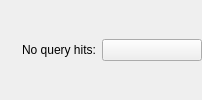
        <widget class="QWidget" name="widget_21" native="true">
         <layout class="QGridLayout" name="gridLayout_14">
          <property name="leftMargin">
           <number>0</number>
          </property>
          <property name="topMargin">
           <number>0</number>
          </property>
          <property name="rightMargin">
           <number>0</number>
          </property>
          <property name="bottomMargin">
           <number>0</number>
          </property>
          <item row="0" column="1">
           <widget class="InfoTextWidget" name="noHitsColourInfoText" native="true">
            <property name="sizePolicy">
             <sizepolicy hsizetype="Fixed" vsizetype="Fixed">
              <horstretch>0</horstretch>
              <verstretch>0</verstretch>
             </sizepolicy>
            </property>
            <property name="minimumSize">
             <size>
              <width>16</width>
              <height>16</height>
             </size>
            </property>
            <property name="toolTip">
             <string>This colour is used for nodes (and regions of nodes) that do not have any query-hit annotations.</string>
            </property>
           </widget>
          </item>
          <item row="0" column="3">
           <widget class="ColourButton" name="noHitsColourButton">
            <property name="minimumSize">
             <size>
              <width>100</width>
              <height>0</height>
             </size>
            </property>
            <property name="focusPolicy">
             <enum>Qt::StrongFocus</enum>
            </property>
            <property name="text">
             <string/>
            </property>
           </widget>
          </item>
          <item row="0" column="4">
           <spacer name="horizontalSpacer_17">
            <property name="orientation">
             <enum>Qt::Horizontal</enum>
            </property>
            <property name="sizeType">
             <enum>QSizePolicy::Expanding</enum>
            </property>
            <property name="sizeHint" stdset="0">
             <size>
              <width>0</width>
              <height>20</height>
             </size>
            </property>
           </spacer>
          </item>
          <item row="0" column="2">
           <widget class="QLabel" name="label_32">
            <property name="sizePolicy">
             <sizepolicy hsizetype="Minimum" vsizetype="Preferred">
              <horstretch>0</horstretch>
              <verstretch>0</verstretch>
             </sizepolicy>
            </property>
            <property name="text">
             <string>No query hits:</string>
            </property>
           </widget>
          </item>
          <item row="0" column="0">
           <spacer name="horizontalSpacer_18">
            <property name="orientation">
             <enum>Qt::Horizontal</enum>
            </property>
            <property name="sizeType">
             <enum>QSizePolicy::Expanding</enum>
            </property>
            <property name="sizeHint" stdset="0">
             <size>
              <width>0</width>
              <height>20</height>
             </size>
            </property>
           </spacer>
          </item>
         </layout>
        </widget>
